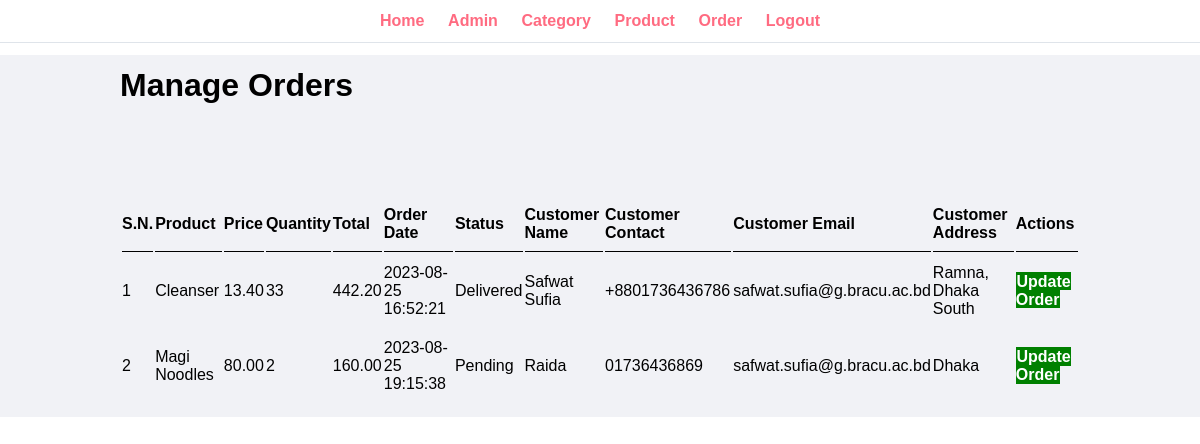
The page /admin/manage-order.php on the database its author committed.
### tables this page shows
CREATE TABLE `tbl_order` (
  `id` int(10) UNSIGNED NOT NULL,
  `product` varchar(150) NOT NULL,
  `price` decimal(10,2) NOT NULL,
  `qty` int(11) NOT NULL,
  `total` decimal(10,2) NOT NULL,
  `order_date` datetime NOT NULL,
  `status` varchar(50) NOT NULL,
  `customer_name` varchar(150) NOT NULL,
  `customer_contact` varchar(20) NOT NULL,
  `customer_email` varchar(100) NOT NULL,
  `customer_address` varchar(255) NOT NULL,
  `customer_username` varchar(150) NOT NULL
);

### admin/manage-order.php (the view, shortened to what this page needs)
<?php include('reusables/menu.php'); ?>
<div class="main-content">
    <div class="wrapper">
        <h1>Manage Orders</h1>
        <br /><br />
        <br /><br /><br />
        <table class="tbl-full">
            <tr>
                <th>S.N.</th>
                <th>Product</th>
                <th>Price</th>
                <th>Quantity</th>
                <th>Total</th>
                <th>Order Date</th>
                <th>Status</th>
                <th>Customer Name</th>
                <th>Customer Contact</th>
                <th>Customer Email</th>
                <th>Customer Address</th>
                <th>Actions</th>
            </tr>
            <?php
            $sql = "SELECT * FROM tbl_order";
            $res = mysqli_query($conn, $sql);
            $serial = 1;
            if ($res == TRUE) {
                $count = mysqli_num_rows($res);
                if ($count > 0) {
                    while ($rows = mysqli_fetch_assoc($res)) {
                        $id = $rows['id'];
                        $product = $rows['product'];
                        $price = $rows['price'];
                        $quantity = $rows['qty'];
                        $total = $rows['total'];
                        $order_date = $rows['order_date'];
                        $status = $rows['status'];
                        $customer_name = $rows['customer_name'];
                        $customer_contact = $rows['customer_contact'];
                        $customer_email = $rows['customer_email'];
                        $customer_address = $rows['customer_address'];
            ?>
                        <tr>
                            <td><?php echo $serial++; ?></td>
                            <td><?php echo $product; ?></td>
                            <td><?php echo $price; ?></td>
                            <td><?php echo $quantity; ?></td>
                            <td><?php echo $total; ?></td>
                            <td><?php echo $order_date; ?></td>
                            <td><?php echo $status; ?></td>
                            <td><?php echo $customer_name; ?></td>
                            <td><?php echo $customer_contact; ?></td>
                            <td><?php echo $customer_email; ?></td>
                            <td><?php echo $customer_address; ?></td>
                            <td>
                                <a href="<?php echo SITEURL; ?>admin/update-order.php?id=<?php echo $id; ?>" class="btn-secondary">Update Order</a>
                            </td>
                        </tr>
            <?php
                    }
                } else {
                    echo "<tr><td colspan='12' class='text-center'>No orders found.</td></tr>";
                }
            }
            ?>
        </table>
    </div>
</div>

### admin/admin.css (style rules this page uses)
* { margin: 0; padding: 0; font-family: Arial, Helvetica, sans-serif; }
.wrapper { padding: 1%; width: 80%; margin: 0 auto; }
.main-content { margin: 1% 0; background-color: #f1f2f6; }
.tbl-full { width: 100%; }
table tr th { border-bottom: 1px solid black; padding: 1% 0; text-align: left; }
table tr td { padding: 1% 0; }
.btn-secondary { background-color: green; color: white; padding: 1%; text-decoration: none; font-weight: bold; }

### rows shown on the page
tbl_order: product "Cleanser", price "13.40", qty "33", total "442.20", order_date "2023-08-25 16:52:21", status "Delivered", customer_name "Safwat Sufia", customer_contact "+8801736436786", customer_email "safwat.sufia@g.bracu.ac.bd", customer_address "Ramna, Dhaka South"
tbl_order: product "Magi Noodles", price "80.00", qty "2", total "160.00", order_date "2023-08-25 19:15:38", status "Pending", customer_name "Raida", customer_contact "01736436869", customer_email "safwat.sufia@g.bracu.ac.bd", customer_address "Dhaka"
